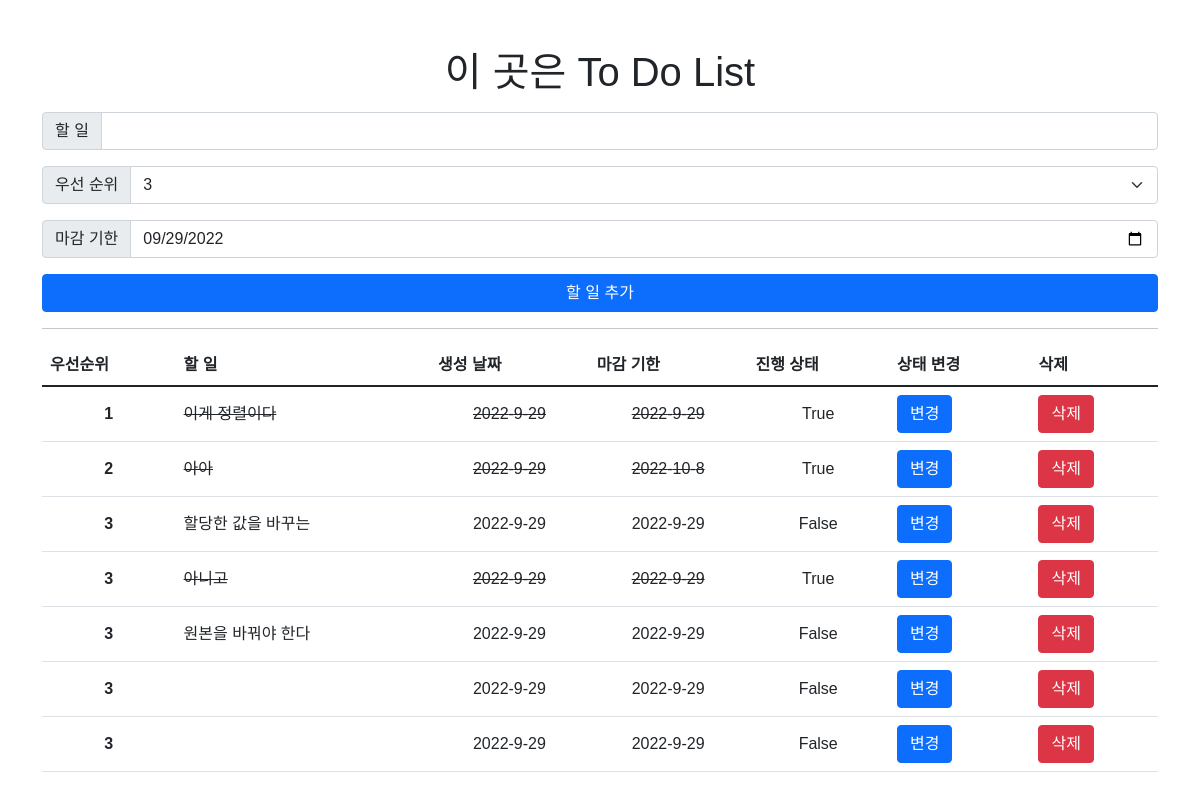
Before: / with the older database file.
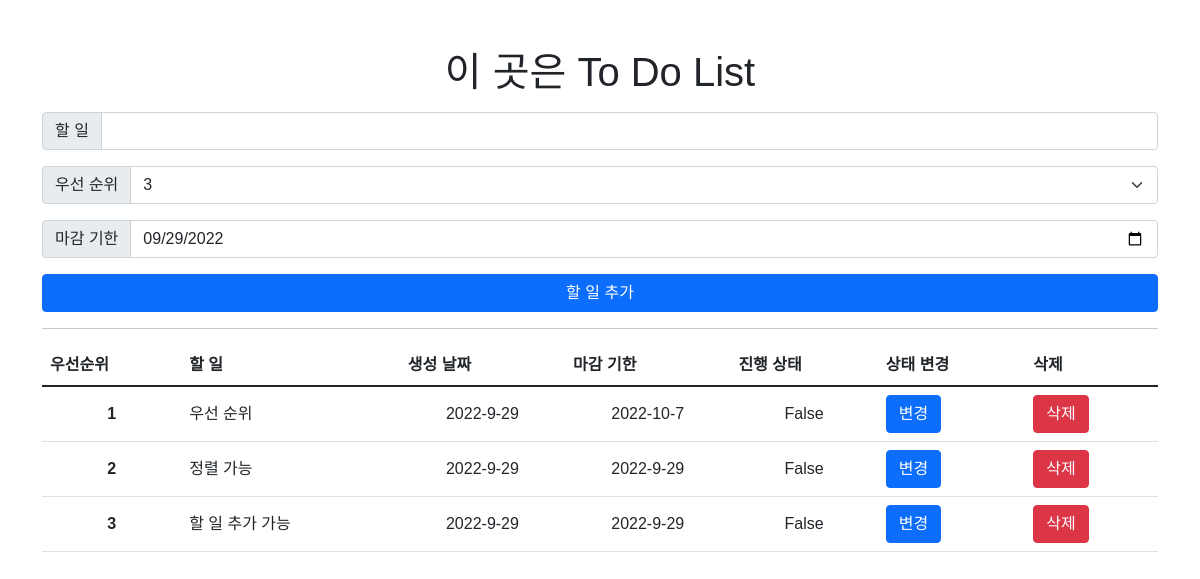
After: the same page with the newer database file.
### todos/models.py (models this page shows)
class Todo(models.Model):
    content = models.CharField(max_length = 80)
    completed = models.BooleanField(default=False)
    priority = models.IntegerField(default=3)
    created_at = models.DateField(auto_now_add = True)
    deadline = models.DateField(null = True)

### todos/views.py (the view)
# urls.py: path("", views.index, name="index"),
def index(request):
    todos = Todo.objects.all()
    todos = todos.order_by('priority')
    context = {
        'todos':todos
    }
    return render(request, 'todos/index.html',context)

### todos/templates/todos/index.html (shortened to what this page needs)
{% extends 'base.html' %}
{% block content %}
<div class="container mt-5">
    <h1 class="text-center mb-3">이 곳은 To Do List</h1>
    <form action="{% url 'todos:create' %}">
        <div class="input-group mb-3">
            <span class="input-group-text" id="inputGroup-sizing-default">할 일</span>
            <input type="text" name="content" maxlength="10" class="form-control" aria-label="Sizing example input"
                aria-describedby="inputGroup-sizing-default">
        </div>
        <div class="input-group mb-3">
            <label class="input-group-text" for="inputGroupSelect01">우선 순위</label>
            <select class="form-select" id="inputGroupSelect01" name="priority">
                <option selected value="3">3</option>
            </select>
        </div>
        <div class="input-group mb-3">
            <span class="input-group-text" id="inputGroup-sizing-default">마감 기한</span>
            <input type="date" name="deadline" value="2022-09-29" min="2022-09-29" max="2025-01-01" class="form-control"
                aria-label="Sizing example input" aria-describedby="inputGroup-sizing-default">
        </div>
        <div class="d-grid gap-2">
            <input class="btn btn-primary" type="submit" , value="할 일 추가">
        </div>
    </form>
    <hr>
    <table class="table">
        <thead>
            <tr>
                <th scope="col">우선순위</th>
                <th scope="col">할 일</th>
                <th scope="col">생성 날짜</th>
                <th scope="col">마감 기한</th>
                <th scope="col">진행 상태</th>
                <th scope="col">상태 변경</th>
                <th scope="col">삭제</th>
            </tr>
        </thead>
        <tbody class="table-group-divider">
            {% for todo in todos %}
            <tr class=" align-middle">
                <th class="text-center" scope="row">{{ todo.priority }}</th>
                {% if todo.completed == 1 %}
                <td class="text-decoration-line-through">{{ todo.content }}</td>
                {% else %}
                <td>{{ todo.content }}</td>
                {% endif %}
                {% if todo.completed == 1 %}
                <td class="text-center text-decoration-line-through">
                    {{ todo.created_at.year }}-{{ todo.created_at.month }}-{{ todo.created_at.day }}
                </td>
                {% else %}
                <td class="text-center">{{ todo.created_at.year }}-{{ todo.created_at.month }}-{{ todo.created_at.day }}
                </td>
                {% endif %}
                {% if todo.completed == 1 %}
                <td class="text-center text-decoration-line-through">
                    {{ todo.deadline.year }}-{{ todo.deadline.month }}-{{ todo.deadline.day }}</td>
                {% else %}
                <td class="text-center">{{ todo.deadline.year }}-{{ todo.deadline.month }}-{{ todo.deadline.day }}</td>
                {% endif %}
                <td class="text-center">{{ todo.completed }}</td>
                <td>
                    <a class="btn btn-primary" href="{% url 'todos:update' todo.pk %}">변경</a>
                </td>
                <td>
                    <a href="{% url 'todos:delete' todo.pk %}" class="btn btn-danger">삭제</a>
                </td>
            </tr>
            {% endfor %}
        </tbody>
    </table>
</div>
{% endblock %}

### templates/base.html (shortened to what this page needs)
<!DOCTYPE html>
<html lang="en">
<head>
    <link href="https://cdn.jsdelivr.net/npm/bootstrap@5.1.3/dist/css/bootstrap.min.css" rel="stylesheet"
>
</head>
<body>
    {% block content %}
    {% endblock %}
</body>
</html>

### templates/base.html (style rules this page uses)
* { font-family: 'Noto Sans KR', sans-serif; }

Changed rows visible on the page:
removed Todo: priority "1", content "이게 정렬이다", created_at.year "2022", created_at.month "9", created_at.day "29", deadline.year "2022", deadline.month "9", deadline.day "29", completed "True"
removed Todo: priority "2", content "아아", created_at.year "2022", created_at.month "9", created_at.day "29", deadline.year "2022", deadline.month "10", deadline.day "8", completed "True"
removed Todo: priority "3", content "할당한 값을 바꾸는", created_at.year "2022", created_at.month "9", created_at.day "29", deadline.year "2022", deadline.month "9", deadline.day "29", completed "False"
removed Todo: priority "3", content "아니고", created_at.year "2022", created_at.month "9", created_at.day "29", deadline.year "2022", deadline.month "9", deadline.day "29", completed "True"
removed Todo: priority "3", content "원본을 바꿔야 한다", created_at.year "2022", created_at.month "9", created_at.day "29", deadline.year "2022", deadline.month "9", deadline.day "29", completed "False"
removed Todo: priority "3", created_at.year "2022", created_at.month "9", created_at.day "29", deadline.year "2022", deadline.month "9", deadline.day "29", completed "False"
removed Todo: priority "3", created_at.year "2022", created_at.month "9", created_at.day "29", deadline.year "2022", deadline.month "9", deadline.day "29", completed "False"
added Todo: priority "1", content "우선 순위", created_at.year "2022", created_at.month "9", created_at.day "29", deadline.year "2022", deadline.month "10", deadline.day "7", completed "False"
added Todo: priority "2", content "정렬 가능", created_at.year "2022", created_at.month "9", created_at.day "29", deadline.year "2022", deadline.month "9", deadline.day "29", completed "False"
added Todo: priority "3", content "할 일 추가 가능", created_at.year "2022", created_at.month "9", created_at.day "29", deadline.year "2022", deadline.month "9", deadline.day "29", completed "False"
